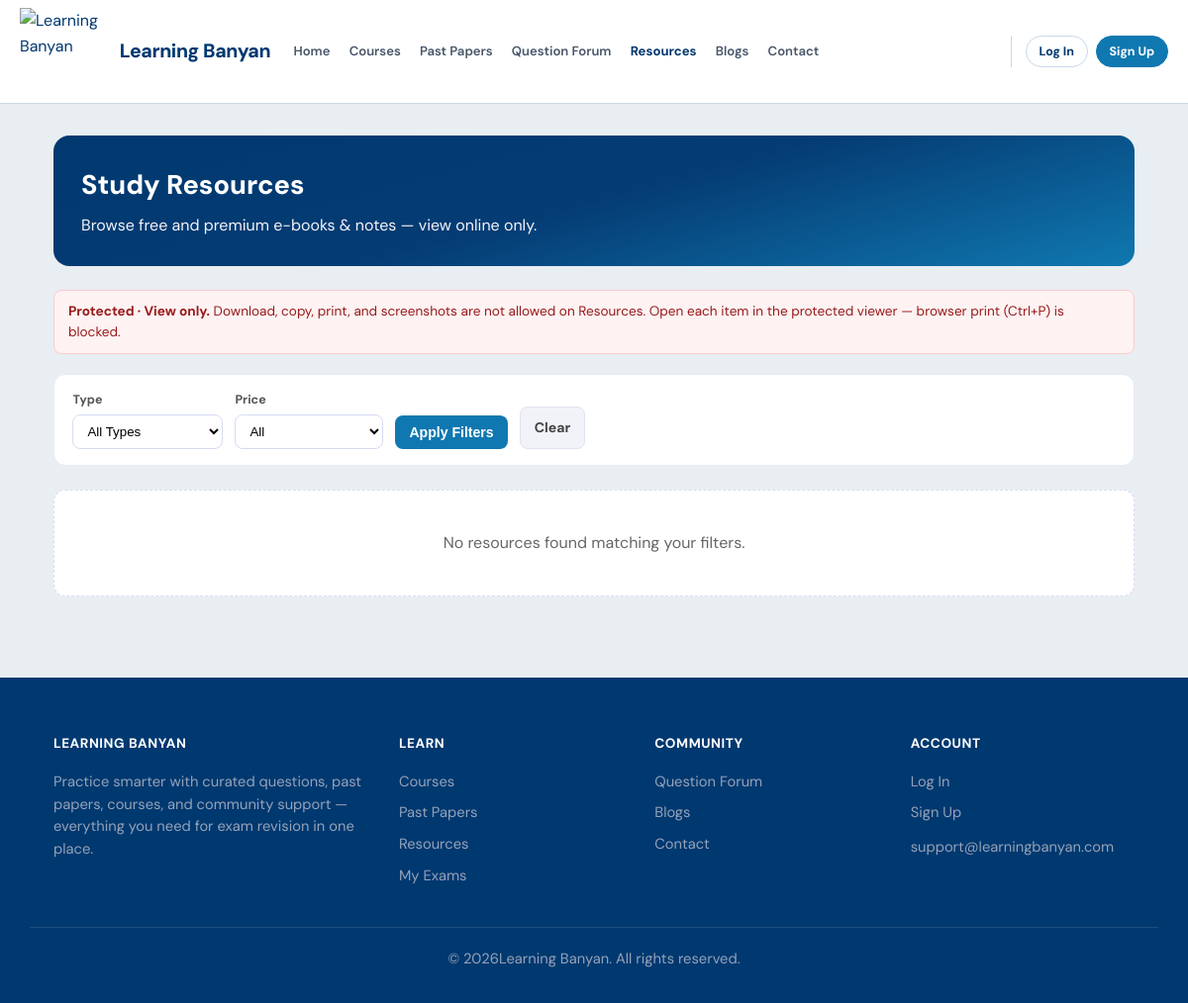
The app's page /resources/, older data.
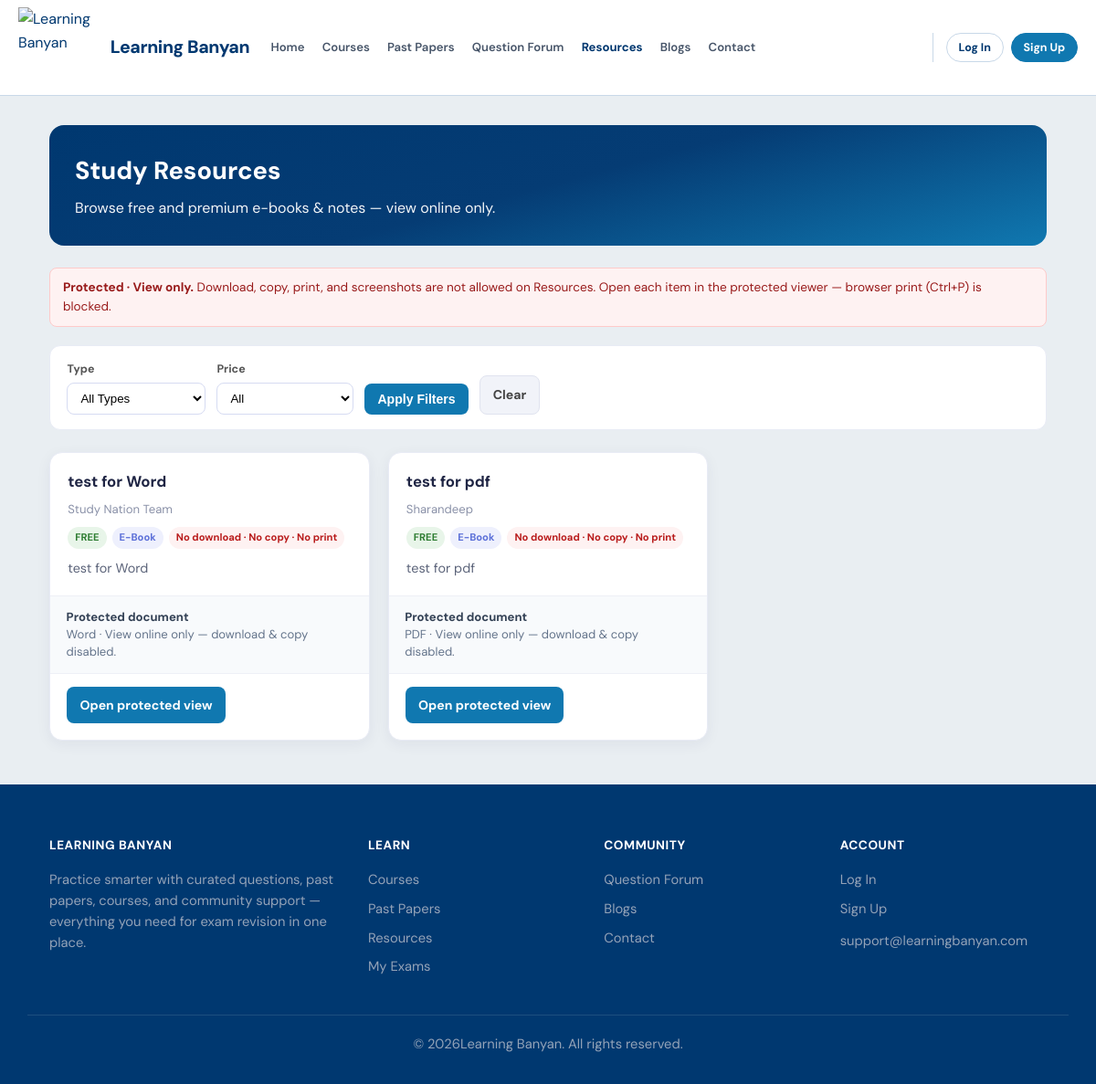
The same page, newer data.
### courses/models.py (models this page shows, shortened)
class Resource(models.Model):
    title = models.CharField(max_length=200)
    description = models.TextField(blank=True)
    file = models.FileField(
        upload_to="resources/",
        validators=[
            FileExtensionValidator(
                allowed_extensions=[
                    "pdf",
                    "doc",
                    "docx",
                    "txt",
                    "png",
                    "jpg",
                    "jpeg",
                    "gif",
                    "webp",
                ]
            )
        ],
        help_text="PDF, Word (.doc/.docx), text, or image. View-only for students (no download).",
    )
    author = models.CharField(max_length=100, blank=True)
    resource_type = models.CharField(
        max_length=20,
        choices=[
            ("ebook", "E-Book"),
            ("handwritten", "Handwritten Notes"),
            ("other", "Other"),
        ],
    )
    is_paid = models.BooleanField(default=False)
    price = models.DecimalField(max_digits=8, decimal_places=2, blank=True, null=True)
    course = models.ForeignKey(
        "Course", on_delete=models.SET_NULL, null=True, blank=True
    )
    created_at = models.DateTimeField(auto_now_add=True)

### courses/views.py (the view)
# urls.py: path("resources/", ResourcesListView.as_view(), name="resources_list"),
class ResourcesListView(ListView):
    model = Resource
    template_name = "courses/resources_list.html"
    context_object_name = "resources"
    paginate_by = 12
    def get_queryset(self):
        queryset = Resource.objects.all().order_by("-created_at")
        resource_type = self.request.GET.get("type")
        if resource_type:
            queryset = queryset.filter(resource_type=resource_type)
        is_paid = self.request.GET.get("is_paid")
        if is_paid == "free":
            queryset = queryset.filter(is_paid=False)
        elif is_paid == "paid":
            queryset = queryset.filter(is_paid=True)
        return queryset
    def get_context_data(self, **kwargs):
        from .resource_protection import resource_preview_kind
        context = super().get_context_data(**kwargs)
        for r in context["resources"]:
            r.preview_kind = resource_preview_kind(r)
        return context

### courses/context_processors.py (called while the page is built, shortened)
def user_roles(request):
    try:
        user = getattr(request, "user", None)
        is_authenticated = bool(user and getattr(user, "is_authenticated", False))
        is_admin = False
        is_student = False
        return {
            "is_admin_user": is_admin,
            "is_student_user": is_student,
            "can_use_exam_builder": is_admin or is_student,
        }
    except Exception:
        return {
            "is_admin_user": False,
            "is_student_user": False,
            "can_use_exam_builder": False,
        }

### courses/resource_protection.py (called while the page is built, shortened)
def resource_file_ext(resource) -> str:
    name = ""
    if getattr(resource, "file", None) and resource.file:
        name = getattr(resource.file, "name", "") or ""
    return Path(name).suffix.lower()

def resource_preview_kind(resource) -> str:
    if not getattr(resource, "file", None) or not resource.file:
        return "none"
    ext = resource_file_ext(resource)
    if ext in PDF_EXTS:
        return "pdf"
    if ext in DOCX_EXTS:
        return "docx"

### courses/templates/courses/resources_list.html (shortened to what this page needs)
{% extends 'base.html' %}
{% block content %}
<div
  class="rl-wrap no-copy-zone no-screenshot-zone no-print-zone"
  data-protected-page="1"
  data-ns-mark="Learning Banyan · Protected · No Download · No Copy · No Screenshot · No Print"
>
  <div class="rl-hero">
    <h1>Study Resources</h1>
    <p>Browse free and premium e-books & notes — view online only.</p>
  </div>
  <p class="rl-note" style="background:#fef2f2; border-color:#fecaca; color:#991b1b;">
    <strong>Protected · View only.</strong>
    Download, copy, print, and screenshots are not allowed on Resources.
    Open each item in the protected viewer — browser print (Ctrl+P) is blocked.
  </p>
  <div class="rl-filters sn-protect-allow">
    <form method="get">
      <div>
        <label>Type</label>
        <select name="type">
          <option value="">All Types</option>
        </select>
      </div>
      <div>
        <label>Price</label>
        <select name="is_paid">
          <option value="">All</option>
        </select>
      </div>
      <button type="submit">Apply Filters</button>
      <a href="{% url 'courses:resources_list' %}">Clear</a>
    </form>
  </div>
  <div class="rl-grid no-copy-zone no-screenshot-zone no-print-zone">
    {% for resource in resources %}
      <div class="rl-card no-dl-zone no-copy-zone no-print-zone" oncontextmenu="return false;">
        <div class="rl-card-body">
          <h3>{{ resource.title }}</h3>
          <div class="meta">{{ resource.author|default:"Unknown Author" }}</div>
          <div class="rl-badges">
            {% if resource.is_paid %}
              <span class="rl-badge paid">₹ {{ resource.price }}</span>
            {% else %}
              <span class="rl-badge free">FREE</span>
            {% endif %}
            <span class="rl-badge">{{ resource.get_resource_type_display }}</span>
            <span class="rl-badge" style="background:#fef2f2;color:#b91c1c;">No download · No copy · No print</span>
          </div>
          {% if resource.description %}
            <p class="rl-desc">{{ resource.description|truncatewords:25 }}</p>
          {% endif %}
        </div>
        {% if resource.file %}
          <div class="rl-viewer" style="padding:0.85rem 1.1rem; background:#f8fafc;">
            <div style="font-size:0.82rem; color:#64748b; line-height:1.45;">
              <strong style="color:#334155;">Protected document</strong><br />
              {% if resource.preview_kind == 'pdf' %}PDF ·
              {% elif resource.preview_kind == 'docx' or resource.preview_kind == 'doc' %}Word ·
              {% elif resource.preview_kind == 'image' %}Image ·
              {% elif resource.preview_kind == 'text' %}Text ·
              {% endif %}
              View online only — download &amp; copy disabled.
            </div>
          </div>
        {% endif %}
        <div class="rl-actions sn-protect-allow">
          <a class="sn-protect-allow" href="{% url 'courses:resource_detail' resource.id %}">Open protected view</a>
        </div>
      </div>
    {% empty %}
      <div class="rl-empty">No resources found matching your filters.</div>
    {% endfor %}
  </div>
</div>
{% endblock %}

Row changes from the older to the newer data that the page shows:
added Resource: title "test for Word", author "Study Nation Team", is_paid "FREE", resource_type "E-Book", description "test for Word", shows "Protected document", shows "Word ·"
added Resource: title "test for pdf", author "Sharandeep", is_paid "FREE", resource_type "E-Book", description "test for pdf", shows "Protected document", shows "PDF ·"
Text that changed along with them:
text no longer shown: "No resources found matching your filters."
